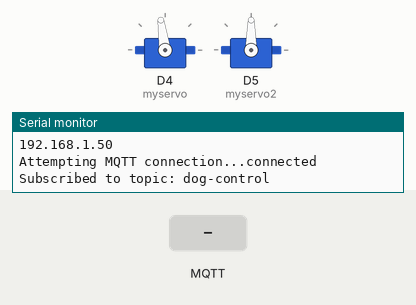
Simulated run of this sketch. Board: ESP8266 (NodeMCU). On the bench: 2 × servo, the last lines printed to the serial monitor. Inputs (shaded band) come from the test bench. WiFi joins after 1.5 s; servers stay silent unless stated; random numbers use the default seed unless the sketch sets one; no MQTT or app messages arrive unless stated.

Above: at 2.7 s.
2.8 s: MQTT message "move forward" arrives on the first subscribed topic
At 3.25 s:
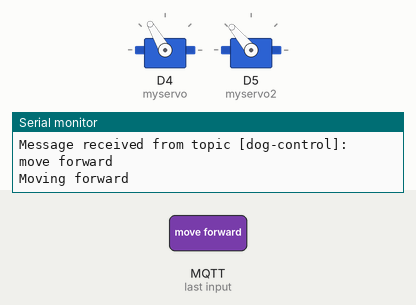
5.8 s: MQTT message "move backward" arrives on the first subscribed topic
At 6.21 s:
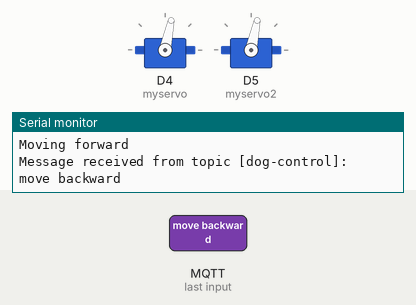
8.8 s: MQTT message "turn right" arrives on the first subscribed topic
11.8 s: MQTT message "turn left" arrives on the first subscribed topic
Timing chart, 0 to 15.8 s (numbered marks = the images above; inputs shaded):
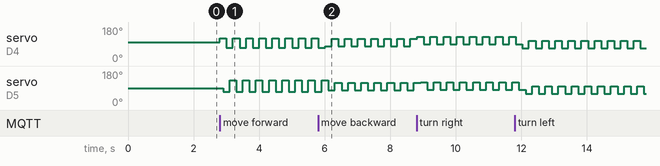

The sketch:

Dog_Control_MQTT.ino
```cpp
#include <ESP8266WiFi.h>
#include <PubSubClient.h>
#include <Servo.h>  // Include the Servo library
// Replace these with your WiFi credentials
const char* ssid = "Host";
const char* password = "12345678";

// Replace this with your MQTT broker information
const char* mqtt_server = "5.196.78.28";
const int mqtt_port = 1883; // Use port 1883 for MQTT


Servo myservo;  // Create a servo object for the first servo
Servo myservo2;  // Create a servo object for the second servo

int pos = 70;
int speed = 100;
int low_limit = 0;
int high_limit = 120;

int zero1 = 98;  // Initial position for the first servo
int zero2 = 90;  // Initial position for the second servo

// Declare the 'command' variable to store the payload as a string
String command;

WiFiClient espClient;
PubSubClient client(espClient);

void setup_wifi() {
  delay(10);
  Serial.println();
  Serial.print("Connecting to ");
  Serial.println(ssid);

  WiFi.begin(ssid, password);

  while (WiFi.status() != WL_CONNECTED) {
    delay(500);
    Serial.print(".");
  }

  Serial.println("");
  Serial.println("WiFi connected");
  Serial.println("IP address: ");
  Serial.println(WiFi.localIP());
}

void callback(char* topic, byte* payload, unsigned int length) {
  Serial.print("Message received from topic [");
  Serial.print(topic);
  Serial.print("]: ");

  // Print the message received
  command="";
  for (int i = 0; i < length; i++) {
    command+=(char)payload[i];
  }
  Serial.print(command);


  Serial.println();
}

void reconnect() {
  // Loop until we're reconnected
  while (!client.connected()) {
    Serial.print("Attempting MQTT connection...");
    // Create a random client ID
    String clientId = "ESP8266Client-";
    clientId += String(random(0xffff), HEX);

    // Attempt to connect to the MQTT broker
    if (client.connect(clientId.c_str())) {
      Serial.println("connected");
      // Subscribe to the "dog-control" topic
      client.subscribe("dog-control");
      Serial.println("Subscribed to topic: dog-control");
    } else {
      Serial.print("failed, rc=");
      Serial.print(client.state());
      Serial.println(" try again in 5 seconds");
      // Wait 5 seconds before retrying
      delay(5000);
    }
  }
}

void forward() {
  myservo.write(zero1 + 22);
  delay(speed);
  myservo2.write(zero2 - 20);
  delay(speed);
  myservo.write(zero1 - 28);
  delay(speed);
  myservo2.write(zero2 + 40);
  delay(speed);

  Serial.println("Moving forward");
}

 void back() {
   myservo.write(zero1 - 20);
   delay(speed);
   myservo2.write(zero1 - 20);
   delay(speed);
   myservo.write(zero1 + 20);
   delay(speed);
   myservo2.write(zero1 + 20);
   delay(speed);

   Serial.println("Moving backward");
 }

 void right() {
  myservo.write(zero1 + 30);  // Move servo1 forward
  delay(speed);
  myservo2.write(zero2 + 30); // Move servo2 backward
  delay(speed);
  myservo.write(zero1 - 10);  // Move servo1 slightly backward
  delay(speed);
  myservo2.write(zero2 - 10); // Move servo2 slightly forward
  delay(speed);

  Serial.println("Turning right");
}

void left() {
  myservo.write(zero1 - 30);  // Move servo1 backward
  delay(speed);
  myservo2.write(zero2 - 30); // Move servo2 forward
  delay(speed);
  myservo.write(zero1 + 10);  // Move servo1 slightly forward
  delay(speed);
  myservo2.write(zero2 + 10); // Move servo2 slightly backward
  delay(speed);

  Serial.println("Turning left");
}

void setup() {
  Serial.begin(9600);

   myservo.attach(D4);  // Attach the first servo to GPIO5 (D1)
  myservo2.attach(D5);  // Attach the second servo to GPIO4 (D2)

  myservo.write(zero1);
  myservo2.write(zero2);

  setup_wifi();
  client.setServer(mqtt_server, mqtt_port);
  client.setCallback(callback);
}

void loop() {
  if (!client.connected()) {
    reconnect();
  }
  client.loop();

   if(command=="move forward"){
     forward();
    }
    if(command=="move backward"){
     back();
    }
    if(command=="turn right"){
    right();
    }
    if(command=="turn left"){
    left();
    }
}
```

Measured:
- after the input at 2.8 s, servo on D4 (myservo): alternates 120° for 0.20 s and 70° for 0.20 s, starting at once; servo on D5 (myservo2): alternates 130° for 0.20 s and 70° for 0.20 s, starting after 0.10 s
